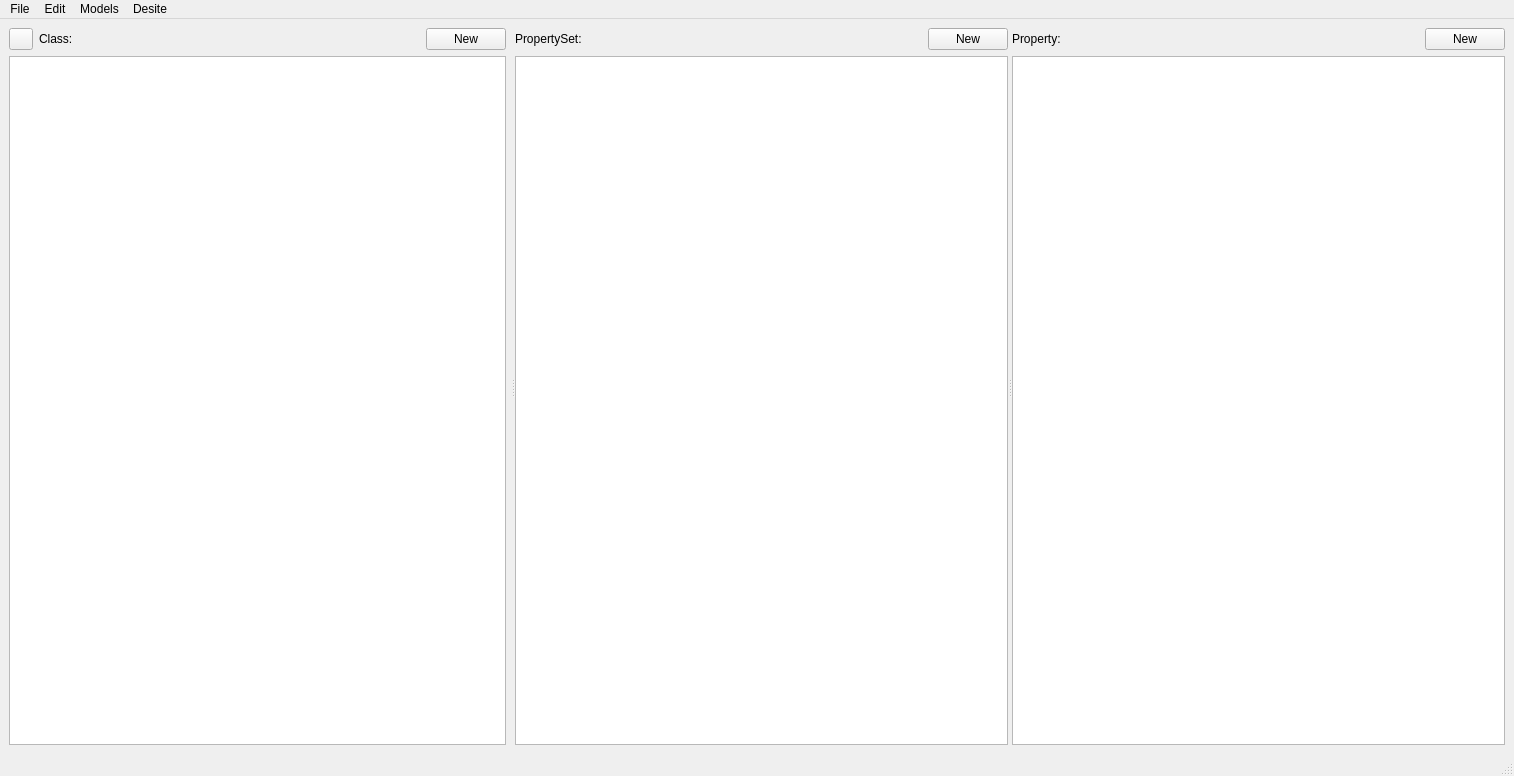
<?xml version="1.0" encoding="UTF-8"?>
<ui version="4.0">
 <class>MainWindow</class>
 <widget class="QMainWindow" name="MainWindow">
  <property name="geometry">
   <rect>
    <x>0</x>
    <y>0</y>
    <width>1514</width>
    <height>776</height>
   </rect>
  </property>
  <property name="minimumSize">
   <size>
    <width>0</width>
    <height>0</height>
   </size>
  </property>
  <property name="windowTitle">
   <string>SOMToolkit</string>
  </property>
  <widget class="QWidget" name="verticalLayout_main">
   <layout class="QVBoxLayout" name="verticalLayout">
    <item>
     <widget class="QSplitter" name="splitter">
      <property name="orientation">
       <enum>Qt::Orientation::Horizontal</enum>
      </property>
      <widget class="QWidget" name="layoutWidget">
       <layout class="QVBoxLayout" name="verticalLayout_classes">
        <property name="rightMargin">
         <number>5</number>
        </property>
        <item>
         <layout class="QGridLayout" name="gridLayout_classes">
          <item row="0" column="1">
           <widget class="QLabel" name="label_class">
            <property name="sizePolicy">
             <sizepolicy hsizetype="Preferred" vsizetype="Preferred">
              <horstretch>0</horstretch>
              <verstretch>0</verstretch>
             </sizepolicy>
            </property>
            <property name="minimumSize">
             <size>
              <width>30</width>
              <height>0</height>
             </size>
            </property>
            <property name="lineWidth">
             <number>1</number>
            </property>
            <property name="text">
             <string>Class:</string>
            </property>
           </widget>
          </item>
          <item row="0" column="3">
           <widget class="QPushButton" name="button_classes_add">
            <property name="text">
             <string>New</string>
            </property>
            <property name="autoDefault">
             <bool>true</bool>
            </property>
           </widget>
          </item>
          <item row="0" column="0">
           <widget class="QPushButton" name="button_search">
            <property name="sizePolicy">
             <sizepolicy hsizetype="Maximum" vsizetype="Fixed">
              <horstretch>0</horstretch>
              <verstretch>0</verstretch>
             </sizepolicy>
            </property>
            <property name="minimumSize">
             <size>
              <width>24</width>
              <height>0</height>
             </size>
            </property>
            <property name="maximumSize">
             <size>
              <width>24</width>
              <height>24</height>
             </size>
            </property>
            <property name="text">
             <string/>
            </property>
            <property name="icon">
             <iconset theme="QIcon::ThemeIcon::EditFind"/>
            </property>
            <property name="iconSize">
             <size>
              <width>16</width>
              <height>16</height>
             </size>
            </property>
           </widget>
          </item>
          <item row="0" column="2">
           <widget class="QLabel" name="label_class_name">
            <property name="sizePolicy">
             <sizepolicy hsizetype="Preferred" vsizetype="Preferred">
              <horstretch>1</horstretch>
              <verstretch>0</verstretch>
             </sizepolicy>
            </property>
            <property name="text">
             <string/>
            </property>
           </widget>
          </item>
         </layout>
        </item>
        <item>
         <widget class="ClassView" name="tree_class">
          <property name="enabled">
           <bool>true</bool>
          </property>
          <property name="contextMenuPolicy">
           <enum>Qt::ContextMenuPolicy::CustomContextMenu</enum>
          </property>
          <property name="acceptDrops">
           <bool>true</bool>
          </property>
          <property name="dragEnabled">
           <bool>true</bool>
          </property>
          <property name="dragDropOverwriteMode">
           <bool>false</bool>
          </property>
          <property name="dragDropMode">
           <enum>QAbstractItemView::DragDropMode::DragDrop</enum>
          </property>
          <property name="defaultDropAction">
           <enum>Qt::DropAction::MoveAction</enum>
          </property>
          <property name="alternatingRowColors">
           <bool>false</bool>
          </property>
          <property name="selectionMode">
           <enum>QAbstractItemView::SelectionMode::ExtendedSelection</enum>
          </property>
          <property name="sortingEnabled">
           <bool>true</bool>
          </property>
          <property name="expandsOnDoubleClick">
           <bool>false</bool>
          </property>
         </widget>
        </item>
       </layout>
      </widget>
      <widget class="QWidget" name="verticalLayoutWidget">
       <layout class="QVBoxLayout" name="vertical_layout_pset">
        <item>
         <layout class="QHBoxLayout" name="horizontalLayout_pSet_button">
          <item>
           <widget class="QLabel" name="label_pset">
            <property name="minimumSize">
             <size>
              <width>30</width>
              <height>0</height>
             </size>
            </property>
            <property name="text">
             <string>PropertySet:</string>
            </property>
           </widget>
          </item>
          <item>
           <widget class="QLabel" name="label_pset_name">
            <property name="sizePolicy">
             <sizepolicy hsizetype="Preferred" vsizetype="Preferred">
              <horstretch>1</horstretch>
              <verstretch>0</verstretch>
             </sizepolicy>
            </property>
            <property name="text">
             <string/>
            </property>
           </widget>
          </item>
          <item>
           <widget class="QPushButton" name="button_Pset_add">
            <property name="sizePolicy">
             <sizepolicy hsizetype="Preferred" vsizetype="Preferred">
              <horstretch>0</horstretch>
              <verstretch>0</verstretch>
             </sizepolicy>
            </property>
            <property name="text">
             <string>New</string>
            </property>
            <property name="autoDefault">
             <bool>true</bool>
            </property>
           </widget>
          </item>
         </layout>
        </item>
        <item>
         <widget class="PsetListView" name="table_pset">
          <property name="sizePolicy">
           <sizepolicy hsizetype="Preferred" vsizetype="Expanding">
            <horstretch>0</horstretch>
            <verstretch>0</verstretch>
           </sizepolicy>
          </property>
          <property name="focusPolicy">
           <enum>Qt::FocusPolicy::StrongFocus</enum>
          </property>
          <property name="contextMenuPolicy">
           <enum>Qt::ContextMenuPolicy::CustomContextMenu</enum>
          </property>
          <property name="editTriggers">
           <set>QAbstractItemView::EditTrigger::NoEditTriggers</set>
          </property>
          <property name="selectionMode">
           <enum>QAbstractItemView::SelectionMode::SingleSelection</enum>
          </property>
          <property name="selectionBehavior">
           <enum>QAbstractItemView::SelectionBehavior::SelectRows</enum>
          </property>
         </widget>
        </item>
       </layout>
      </widget>
      <widget class="QWidget" name="verticalLayoutWidget_2">
       <layout class="QVBoxLayout" name="vertical_layout_properties">
        <item>
         <layout class="QHBoxLayout" name="horizontalLayout_properties">
          <item>
           <widget class="QLabel" name="label">
            <property name="text">
             <string>Property:</string>
            </property>
           </widget>
          </item>
          <item>
           <spacer name="horizontalSpacer">
            <property name="orientation">
             <enum>Qt::Orientation::Horizontal</enum>
            </property>
            <property name="sizeHint" stdset="0">
             <size>
              <width>40</width>
              <height>20</height>
             </size>
            </property>
           </spacer>
          </item>
          <item>
           <widget class="QPushButton" name="button_property_add">
            <property name="text">
             <string>New</string>
            </property>
           </widget>
          </item>
         </layout>
        </item>
        <item>
         <widget class="PropertyTable" name="table_property">
          <property name="contextMenuPolicy">
           <enum>Qt::ContextMenuPolicy::CustomContextMenu</enum>
          </property>
          <property name="editTriggers">
           <set>QAbstractItemView::EditTrigger::NoEditTriggers</set>
          </property>
          <property name="dragEnabled">
           <bool>true</bool>
          </property>
          <property name="dragDropMode">
           <enum>QAbstractItemView::DragDropMode::DragDrop</enum>
          </property>
          <property name="sortingEnabled">
           <bool>true</bool>
          </property>
          <attribute name="horizontalHeaderStretchLastSection">
           <bool>true</bool>
          </attribute>
         </widget>
        </item>
       </layout>
      </widget>
     </widget>
    </item>
   </layout>
  </widget>
  <widget class="QMenuBar" name="menubar">
   <property name="geometry">
    <rect>
     <x>0</x>
     <y>0</y>
     <width>1514</width>
     <height>22</height>
    </rect>
   </property>
   <widget class="QMenu" name="menuFile">
    <property name="title">
     <string>File</string>
    </property>
    <widget class="QMenu" name="menuExport">
     <property name="title">
      <string>Export</string>
     </property>
    </widget>
    <addaction name="menuExport"/>
   </widget>
   <widget class="QMenu" name="menuEdit">
    <property name="title">
     <string>Edit</string>
    </property>
   </widget>
   <widget class="QMenu" name="menuDesite">
    <property name="title">
     <string>Desite</string>
    </property>
   </widget>
   <widget class="QMenu" name="menuModels">
    <property name="title">
     <string>Models</string>
    </property>
   </widget>
   <addaction name="menuFile"/>
   <addaction name="menuEdit"/>
   <addaction name="menuModels"/>
   <addaction name="menuDesite"/>
  </widget>
  <widget class="QStatusBar" name="statusbar"/>
  <action name="actiondqwd">
   <property name="text">
    <string>dqwd</string>
   </property>
  </action>
 </widget>
 <customwidgets>
  <customwidget>
   <class>PropertyTable</class>
   <extends>QTableWidget</extends>
   <header>bsdd_gui.module.property_table.ui</header>
  </customwidget>
  <customwidget>
   <class>ClassView</class>
   <extends>QTreeView</extends>
   <header>bsdd_gui.module.class_tree.ui</header>
  </customwidget>
  <customwidget>
   <class>PsetListView</class>
   <extends>QListView</extends>
   <header>bsdd_gui.module.property_set_table.ui</header>
  </customwidget>
 </customwidgets>
 <tabstops>
  <tabstop>button_classes_add</tabstop>
  <tabstop>tree_class</tabstop>
  <tabstop>button_search</tabstop>
  <tabstop>button_Pset_add</tabstop>
  <tabstop>table_property</tabstop>
 </tabstops>
 <resources/>
 <connections/>
</ui>
